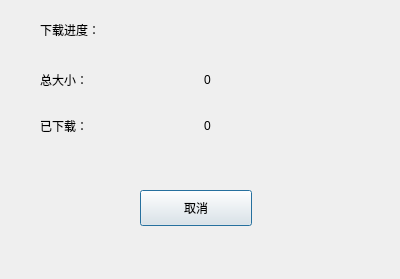
<?xml version="1.0" encoding="UTF-8"?>
<ui version="4.0">
 <class>Dialog</class>
 <widget class="QDialog" name="Dialog">
  <property name="geometry">
   <rect>
    <x>0</x>
    <y>0</y>
    <width>400</width>
    <height>279</height>
   </rect>
  </property>
  <property name="windowTitle">
   <string>Dialog</string>
  </property>
  <widget class="QLabel" name="label">
   <property name="geometry">
    <rect>
     <x>40</x>
     <y>20</y>
     <width>87</width>
     <height>20</height>
    </rect>
   </property>
   <property name="text">
    <string>下载进度：</string>
   </property>
  </widget>
  <widget class="QWidget" name="layoutWidget">
   <property name="geometry">
    <rect>
     <x>40</x>
     <y>60</y>
     <width>321</width>
     <height>86</height>
    </rect>
   </property>
   <layout class="QGridLayout" name="gridLayout">
    <item row="1" column="0">
     <widget class="QLabel" name="label_3">
      <property name="text">
       <string>已下载：</string>
      </property>
     </widget>
    </item>
    <item row="0" column="0">
     <widget class="QLabel" name="label_2">
      <property name="text">
       <string>总大小：</string>
      </property>
     </widget>
    </item>
    <item row="1" column="1">
     <widget class="QLabel" name="download_label">
      <property name="text">
       <string>0</string>
      </property>
     </widget>
    </item>
    <item row="0" column="1">
     <widget class="QLabel" name="sum_label">
      <property name="text">
       <string>0</string>
      </property>
     </widget>
    </item>
   </layout>
  </widget>
  <widget class="QPushButton" name="begin_btn">
   <property name="geometry">
    <rect>
     <x>140</x>
     <y>190</y>
     <width>112</width>
     <height>36</height>
    </rect>
   </property>
   <property name="text">
    <string>取消</string>
   </property>
  </widget>
 </widget>
 <resources/>
 <connections/>
</ui>
